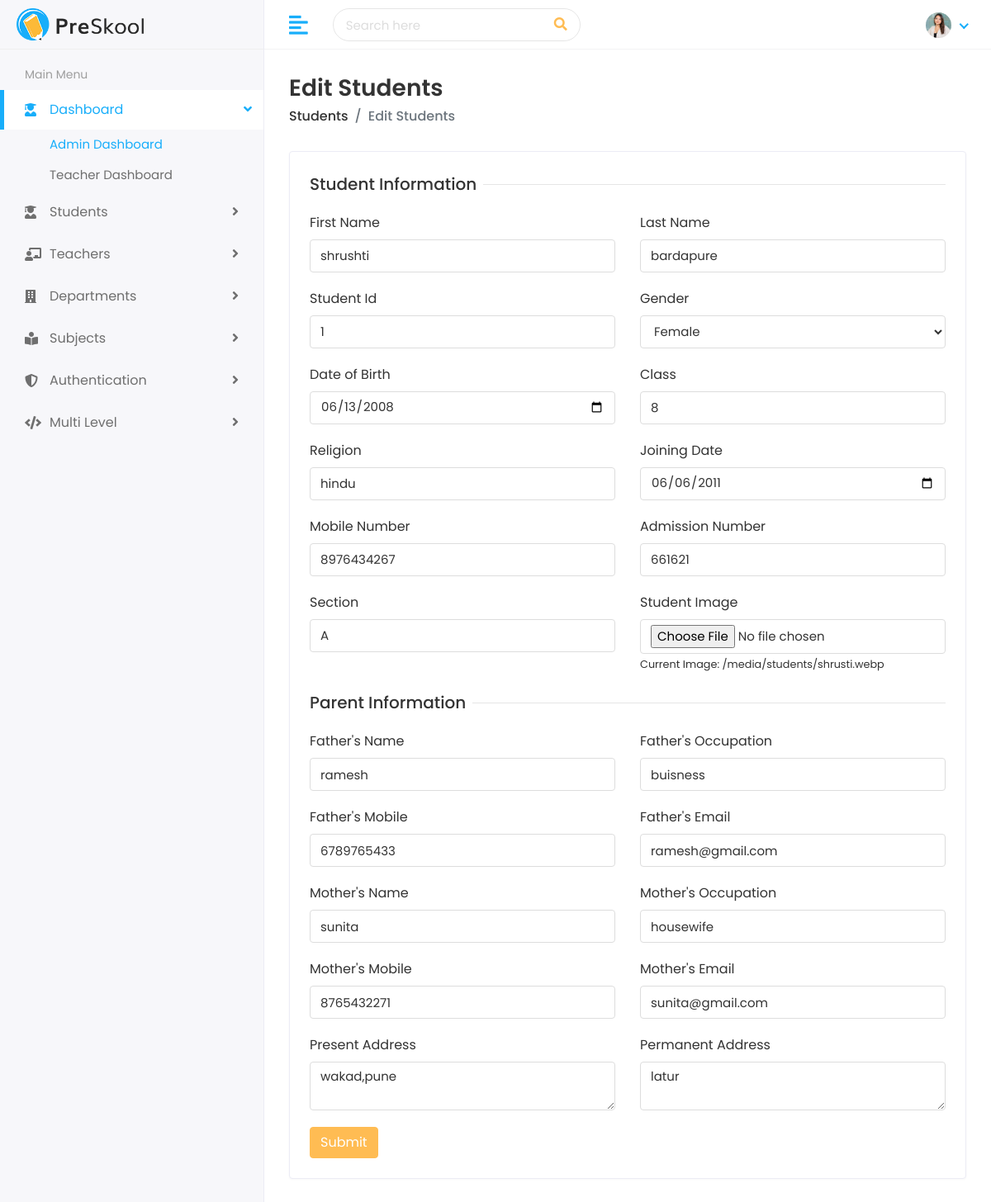
The page /student/edit/shrusti-bardapure-1/ on the database as committed earlier.
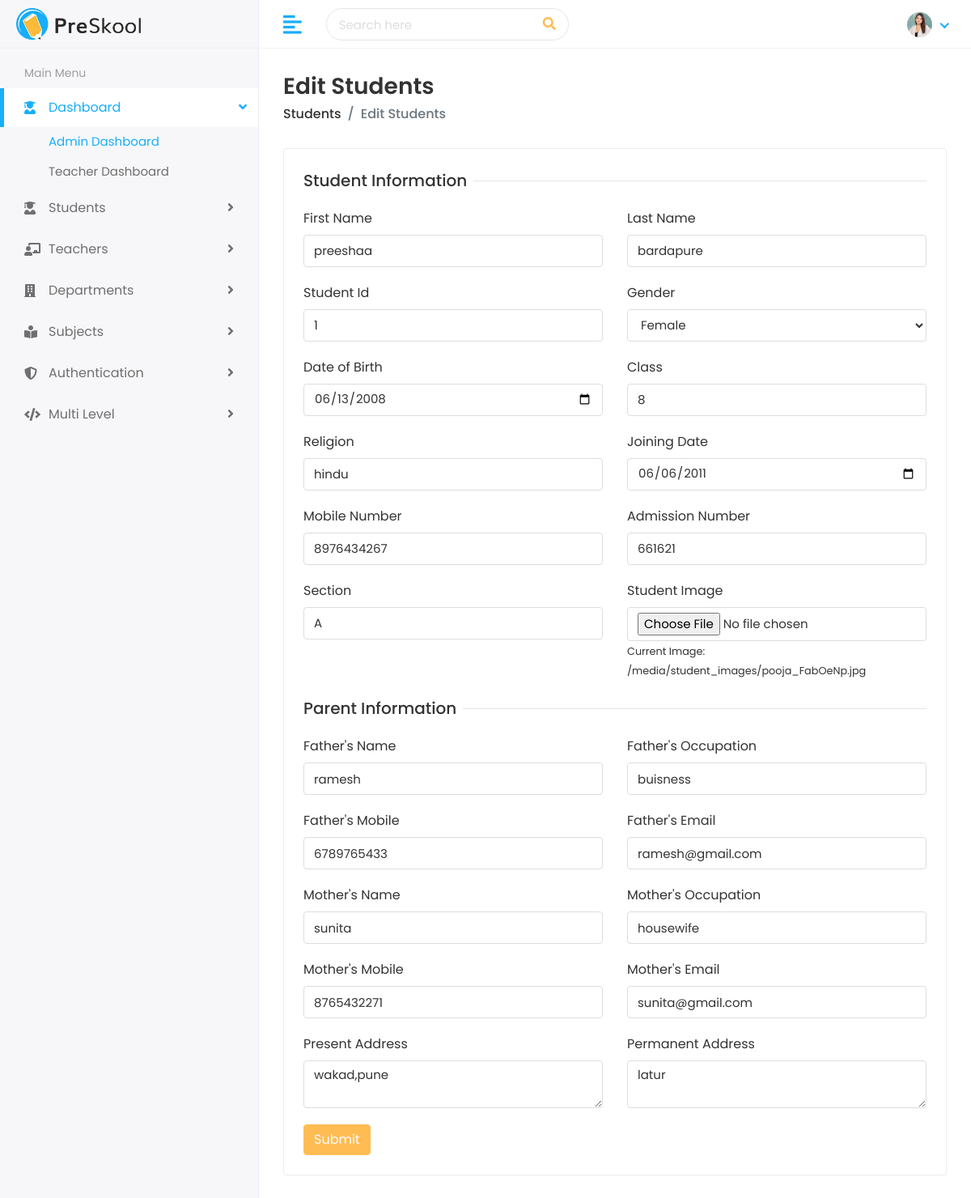
The same page on the database as committed later.
### student/models.py (models this page shows, shortened)
class Student(models.Model):
    first_name = models.CharField(max_length=100)
    last_name = models.CharField(max_length=100)
    student_id = models.CharField(max_length=20)
    gender = models.CharField(max_length=10, choices=[('Male', 'Male'), ('Female', 'Female'), ('Others', 'Others')])
    date_of_birth = models.DateField()
    student_class = models.CharField(max_length=50)
    religion = models.CharField(max_length=50)
    joining_date = models.DateField()
    mobile_number = models.CharField(max_length=15)
    admission_number = models.CharField(max_length=20)
    section = models.CharField(max_length=10)
    student_image = models.ImageField(upload_to='student_images/', null=True, blank=True)
    parent = models.OneToOneField(Parent, on_delete=models.CASCADE)
    slug = models.SlugField(max_length=255, unique=True, blank=True)

class Parent(models.Model):
    father_name = models.CharField(max_length=100)
    father_occupation = models.CharField(max_length=100, blank=True)
    father_mobile = models.CharField(max_length=15)
    father_email = models.EmailField(max_length=100)
    mother_name = models.CharField(max_length=100)
    mother_occupation = models.CharField(max_length=100, blank=True)
    mother_mobile = models.CharField(max_length=15)
    mother_email = models.EmailField(max_length=100)
    present_address = models.TextField()
    permanent_address = models.TextField()

### student/views.py (the view, shortened to what this page needs)
# urls.py: path('edit/<str:slug>/', views.edit_student, name='edit_student'),
def edit_student(request,slug):
    student = get_object_or_404(Student, slug=slug)
    parent = student.parent if hasattr(student, 'parent') else None
    return render(request, "students/edit-student.html",{'student':student, 'parent':parent} )

### templates/students/edit-student.html (shortened to what this page needs)
{% extends 'Home/base.html' %}
{% load static %}
{% block body %}
<div class="page-wrapper">
    <div class="content container-fluid">
        <div class="page-header">
            <div class="row align-items-center">
                <div class="col">
                    <h3 class="page-title">Edit Students</h3>
                    <ul class="breadcrumb">
                        <li class="breadcrumb-item"><a href="/students">Students</a></li>
                        <li class="breadcrumb-item active">Edit Students</li>
                    </ul>
                </div>
            </div>
        </div>
        <div class="row">
            <div class="col-sm-12">
                <div class="card">
                    <div class="card-body">
                        <form method="POST" enctype="multipart/form-data">
                            <div class="row">
                                <div class="col-12">
                                    <h5 class="form-title"><span>Student Information</span></h5>
                                </div>
                                <div class="col-12 col-sm-6">
                                    <div class="form-group">
                                        <label>First Name</label>
                                        <input type="text" name="first_name" class="form-control" value="{{ student.first_name }}">
                                    </div>
                                </div>
                                <div class="col-12 col-sm-6">
                                    <div class="form-group">
                                        <label>Last Name</label>
                                        <input type="text" name="last_name" class="form-control" value="{{ student.last_name }}">
                                    </div>
                                </div>
                                <div class="col-12 col-sm-6">
                                    <div class="form-group">
                                        <label>Student Id</label>
                                        <input type="text" name="student_id" class="form-control" value="{{ student.student_id }}">
                                    </div>
                                </div>
                                <div class="col-12 col-sm-6">
                                    <div class="form-group">
                                        <label>Gender</label>
                                        <select name="gender" class="form-control">
                                            <option value="Female" {% if student.gender == 'Female' %}selected{% endif %}>Female</option>
                                        </select>
                                    </div>
                                </div>
                                <div class="col-12 col-sm-6">
                                    <div class="form-group">
                                        <label>Date of Birth</label>
                                        <input type="date" name="date_of_birth" class="form-control" value="{{ student.date_of_birth|date:'Y-m-d' }}">
                                    </div>
                                </div>
                                <div class="col-12 col-sm-6">
                                    <div class="form-group">
                                        <label>Class</label>
                                        <input type="text" name="student_class" class="form-control" value="{{ student.student_class }}">
                                    </div>
                                </div>
                                <div class="col-12 col-sm-6">
                                    <div class="form-group">
                                        <label>Religion</label>
                                        <input type="text" name="religion" class="form-control" value="{{ student.religion }}">
                                    </div>
                                </div>
                                <div class="col-12 col-sm-6">
                                    <div class="form-group">
                                        <label>Joining Date</label>
                                        <input type="date" name="joining_date" class="form-control" value="{{ student.joining_date|date:'Y-m-d' }}">
                                    </div>
                                </div>
                                <div class="col-12 col-sm-6">
                                    <div class="form-group">
                                        <label>Mobile Number</label>
                                        <input type="text" name="mobile_number" class="form-control" value="{{ student.mobile_number }}">
                                    </div>
                                </div>
                                <div class="col-12 col-sm-6">
                                    <div class="form-group">
                                        <label>Admission Number</label>
                                        <input type="text" name="admission_number" class="form-control" value="{{ student.admission_number }}">
                                    </div>
                                </div>
                                <div class="col-12 col-sm-6">
                                    <div class="form-group">
                                        <label>Section</label>
                                        <input type="text" name="section" class="form-control" value="{{ student.section }}">
                                    </div>
                                </div>
                                <div class="col-12 col-sm-6">
                                    <div class="form-group">
                                        <label>Student Image</label>
                                        <input type="file" name="student_image" class="form-control">
                                        <small>Current Image: {{ student.student_image.url }}</small>
                                    </div>
                                </div>
                                <div class="col-12">
                                    <h5 class="form-title"><span>Parent Information</span></h5>
                                </div>
                                <div class="col-12 col-sm-6">
                                    <div class="form-group">
                                        <label>Father's Name</label>
                                        <input type="text" name="father_name" class="form-control" value="{{ parent.father_name }}">
                                    </div>
                                </div>
                                <div class="col-12 col-sm-6">
                                    <div class="form-group">
                                        <label>Father's Occupation</label>
                                        <input type="text" name="father_occupation" class="form-control" value="{{ parent.father_occupation }}">
                                    </div>
                                </div>
                                <div class="col-12 col-sm-6">
                                    <div class="form-group">
                                        <label>Father's Mobile</label>
                                        <input type="text" name="father_mobile" class="form-control" value="{{ parent.father_mobile }}">
                                    </div>
                                </div>
                                <div class="col-12 col-sm-6">
                                    <div class="form-group">
                                        <label>Father's Email</label>
                                        <input type="email" name="father_email" class="form-control" value="{{ parent.father_email }}">
                                    </div>
                                </div>
                                <div class="col-12 col-sm-6">
                                    <div class="form-group">
                                        <label>Mother's Name</label>
                                        <input type="text" name="mother_name" class="form-control" value="{{ parent.mother_name }}">
                                    </div>
                                </div>
                                <div class="col-12 col-sm-6">
                                    <div class="form-group">
                                        <label>Mother's Occupation</label>
                                        <input type="text" name="mother_occupation" class="form-control" value="{{ parent.mother_occupation }}">
                                    </div>
                                </div>
                                <div class="col-12 col-sm-6">
                                    <div class="form-group">
                                        <label>Mother's Mobile</label>
                                        <input type="text" name="mother_mobile" class="form-control" value="{{ parent.mother_mobile }}">
                                    </div>
                                </div>
                                <div class="col-12 col-sm-6">
                                    <div class="form-group">
                                        <label>Mother's Email</label>
                                        <input type="email" name="mother_email" class="form-control" value="{{ parent.mother_email }}">
                                    </div>
                                </div>
                                <div class="col-12 col-sm-6">
                                    <div class="form-group">
                                        <label>Present Address</label>
                                        <textarea name="present_address" class="form-control">{{ parent.present_address }}</textarea>
                                    </div>
                                </div>
                                <div class="col-12 col-sm-6">
                                    <div class="form-group">
                                        <label>Permanent Address</label>
                                        <textarea name="permanent_address" class="form-control">{{ parent.permanent_address }}</textarea>
                                    </div>
                                </div>
                                <div class="col-12">
                                    <button type="submit" class="btn btn-primary">Submit</button>
                                </div>
                            </div>
                        </form>
                    </div>
                </div>
            </div>
        </div>
    </div>
</div>
{% endblock %}

### templates/Home/base.html (shortened to what this page needs)
{% load static %}
<!DOCTYPE html>
<html lang="en">
   <head>
      <link rel="stylesheet" href="{%static 'assets/plugins/bootstrap/css/bootstrap.min.css' %}">
      <link rel="stylesheet" href="{%static 'assets/plugins/fontawesome/css/fontawesome.min.css' %}">
      <link rel="stylesheet" href="{%static 'assets/plugins/fontawesome/css/all.min.css' %}">
      <link rel="stylesheet" href="{%static 'assets/css/style.css' %}">
   </head>
   <body>
      <div class="main-wrapper">
         <div class="header">
            <div class="header-left">
               <a href="{% url 'dashboard' %}" class="logo">
               <img src="{% static 'assets/img/logo.png' %}" alt="Logo">
               </a>
            </div>
            <a href="javascript:void(0);" id="toggle_btn">
            <i class="fas fa-align-left"></i>
            </a>
            <div class="top-nav-search">
               <form>
                  <input type="text" class="form-control" placeholder="Search here">
                  <button class="btn" type="submit"><i class="fas fa-search"></i></button>
               </form>
            </div>
            <ul class="nav user-menu">
               <li class="nav-item dropdown noti-dropdown">
                  <a href="#" class="dropdown-toggle nav-link" data-toggle="dropdown">
                  </a>
               </li>
               <li class="nav-item dropdown has-arrow">
                  <a href="#" class="dropdown-toggle nav-link" data-toggle="dropdown">
                  <span class="user-img"><img class="rounded-circle" src="{% static 'assets/img/profiles/avatar-01.jpg' %} " width="31" alt="Shreshta"></span>
                  </a>
               </li>
            </ul>
         </div>
         <div class="sidebar" id="sidebar">
            <div class="sidebar-inner slimscroll">
               <div id="sidebar-menu" class="sidebar-menu">
                  <ul>
                     <li class="menu-title">
                        <span>Main Menu</span>
                     </li>
                     <li class="submenu active">
                        <a href="#"><i class="fas fa-user-graduate"></i> <span> Dashboard</span> <span class="menu-arrow"></span></a>
                        <ul>
                           <li><a href="{% url 'dashboard' %}" class="active">Admin Dashboard</a></li>
                           <li><a href="teacher_dashboard">Teacher Dashboard</a></li>
                        </ul>
                     </li>
                     <li class="submenu">
                        <a href="#"><i class="fas fa-user-graduate"></i> <span> Students</span> <span class="menu-arrow"></span></a>
                     </li>
                     <li class="submenu">
                        <a href="#"><i class="fas fa-chalkboard-teacher"></i> <span> Teachers</span> <span class="menu-arrow"></span></a>
                     </li>
                     <li class="submenu">
                        <a href="#"><i class="fas fa-building"></i> <span> Departments</span> <span class="menu-arrow"></span></a>
                     </li>
                     <li class="submenu">
                        <a href="#"><i class="fas fa-book-reader"></i> <span> Subjects</span> <span class="menu-arrow"></span></a>
                     </li>
                     <li class="submenu">
                        <a href="#"><i class="fas fa-shield-alt"></i> <span> Authentication </span> <span class="menu-arrow"></span></a>
                     </li>
                     <li class="submenu">
                        <a href="javascript:void(0);"><i class="fas fa-code"></i> <span>Multi Level</span> <span class="menu-arrow"></span></a>
                     </li>
                  </ul>
               </div>
            </div>
         </div>
         {% block body %}
         {% endblock %}

Rows that differ between the two databases and show on the page:
changed Student "bardapure": first_name "shrushti" → "preeshaa"; student_image "/media/students/shrusti.webp" → "/media/student_images/pooja_FabOeNp.jpg"
